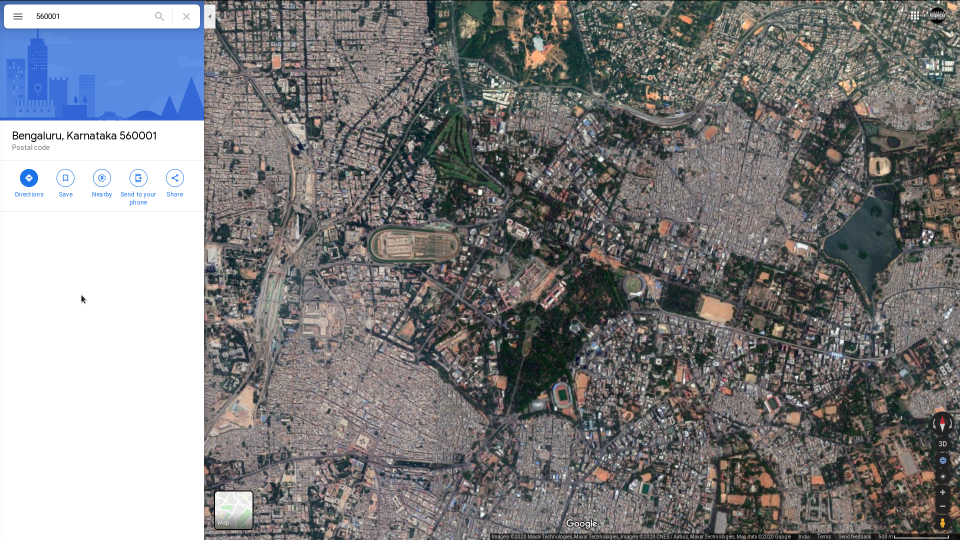
#> input picture images/560001.png, 1920 x 1080 px (shown at 1/2 size); its folder holds 4 pictures in this run
$ python crop.py
#> lines starting #> are read from the running program, lines starting #| are printed output that depends on the picture
import cv2
import numpy as np
import os
import math
import csv
import copy

images_folder_path = os.path.abspath(os.path.join('images')) + '/'
generated_folder_path = os.path.abspath(os.path.join('generated')) + '/'
images = os.listdir(images_folder_path)

#Dimensions
y = 180
x = 650
w = 1030
h = 690

for image in images:
    img = cv2.imread(images_folder_path + image)
#> img is the input picture: shape (1080, 1920, 3); mean B, G, R 129, 127.5, 127.5
    crop_img = img[y:y+h, x:x+w]
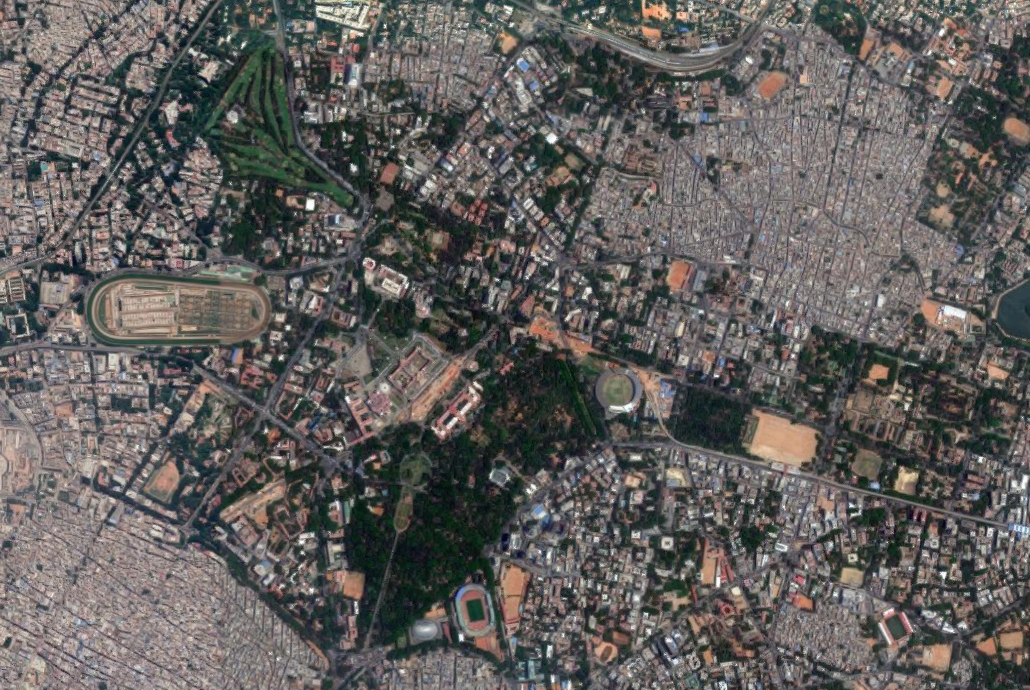
#> crop_img: shape (690, 1030, 3); mean B, G, R 92.5, 94.5, 97.1
    cv2.imwrite(generated_folder_path + image, crop_img)
#> pass 2 of the loop `for image in images:`:
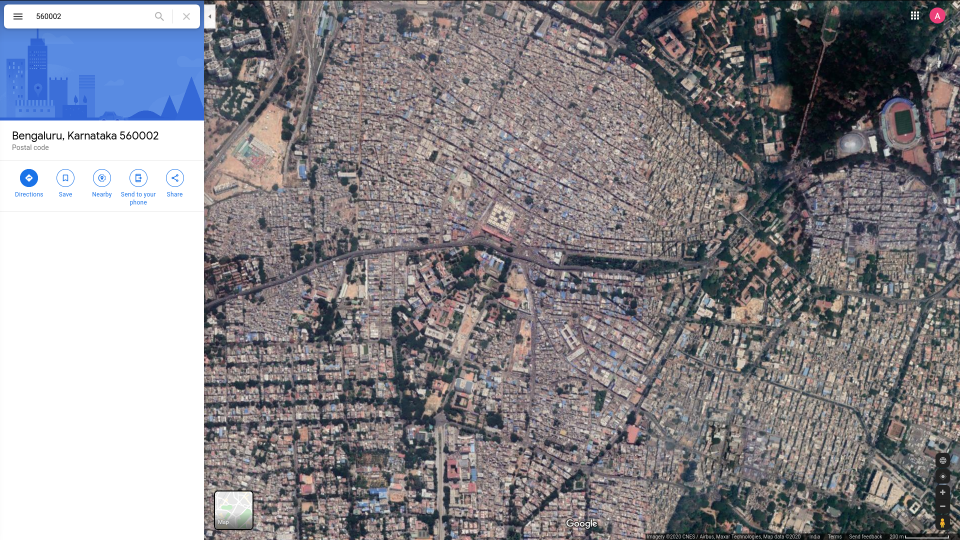
#> input picture images/560002.png, 1920 x 1080 px (shown at 1/2 size)
#> img is the input picture: shape (1080, 1920, 3); mean B, G, R 139.6, 134.8, 137.2
#> `crop_img = img[y:y+h, x:x+w]`:
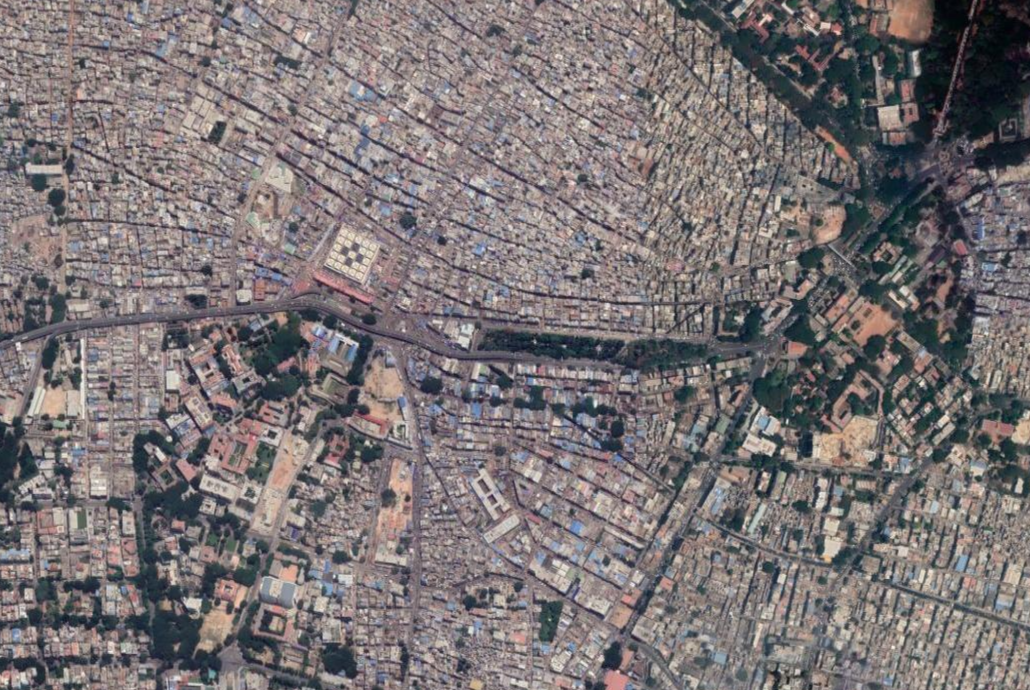
#> crop_img: shape (690, 1030, 3); mean B, G, R 116.3, 114.8, 121.7
#> pass 3 of the loop `for image in images:`:
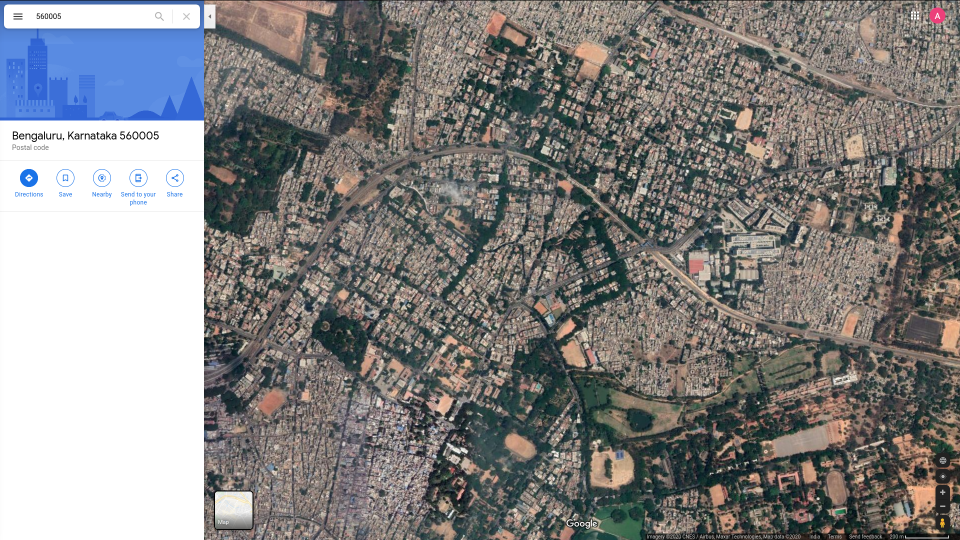
#> input picture images/560005.png, 1920 x 1080 px (shown at 1/2 size)
#> img is the input picture: shape (1080, 1920, 3); mean B, G, R 130.5, 131, 132.1
#> `crop_img = img[y:y+h, x:x+w]`:
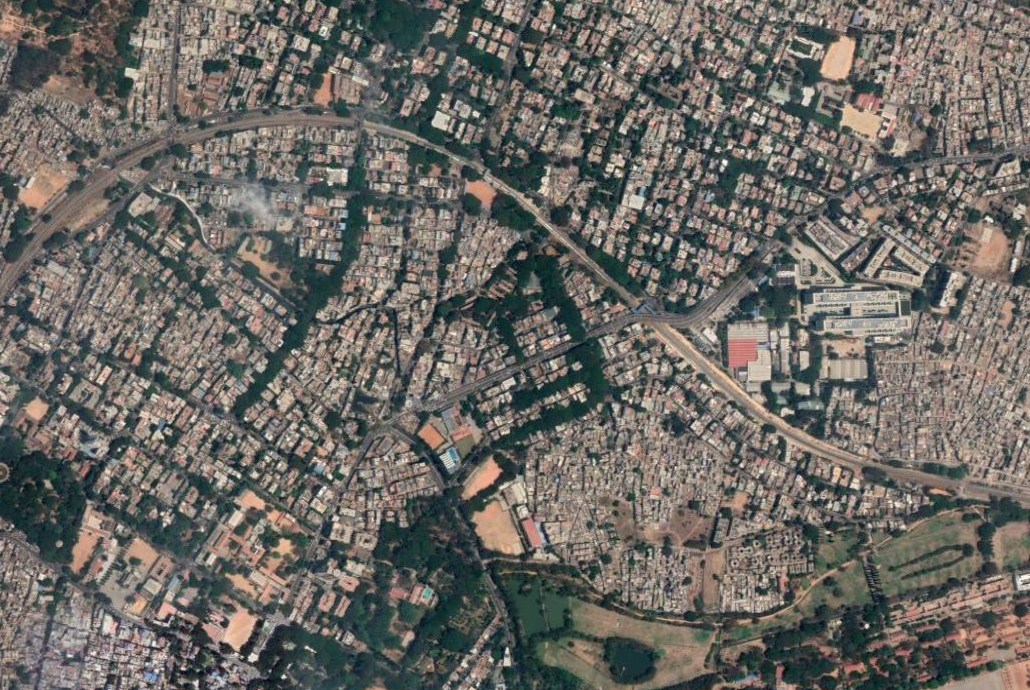
#> crop_img: shape (690, 1030, 3); mean B, G, R 100, 105.3, 107.9
#> the loop made 4 passes; the first 3 are shown
